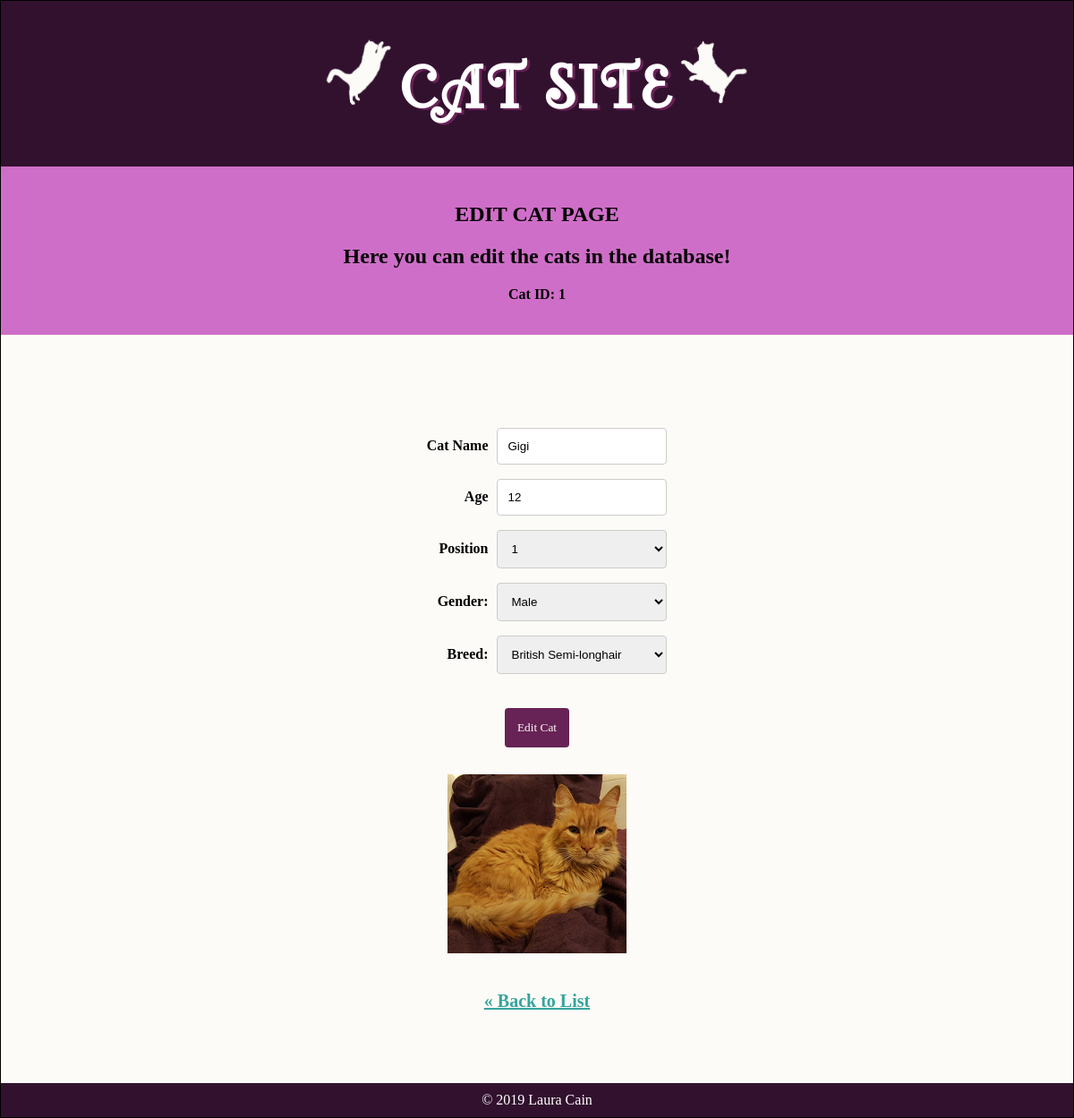
Page /cats/edit.php?id=1 on the committed database.
### tables this page shows
CREATE TABLE `cats` (
  `id` int(11) NOT NULL,
  `cat_name` varchar(255) DEFAULT NULL,
  `position` int(11) DEFAULT NULL,
  `file_path` varchar(255) DEFAULT 'default.jpg',
  `breed_id` int(11) NOT NULL,
  `gender_id` int(11) NOT NULL,
  `age` int(11) DEFAULT NULL
);

### private/functions.php (called while the page is built, shortened)
<?php
function url_for($script_path) {
  if($script_path[0] != '/') {
    $script_path = "/" . $script_path;
  }
  return WWW_ROOT . $script_path;
}
?>

### private/query_functions.php (called while the page is built, shortened)
<?php
function find_all_genders() {
  global $db;
  $sql = "SELECT * FROM genders";
  $result = $db->query($sql);
  return $result;
}
function find_all_breeds() {
  global $db;
  $sql = "SELECT * FROM breeds";
  $result = $db->query($sql);
  return $result;
}
function find_all_cats() {
  global $db;
  $sql = "SELECT * FROM breeds b
  INNER JOIN cats c ON b.breed_id = c.breed_id
  INNER JOIN genders d on c.gender_id = d.gender_id
  ORDER BY c.position asc ";
  $result = $db->query($sql);
  return $result;
}
function find_cat_by_id($id) {
  global $db;
  $sql = "SELECT * FROM cats c INNER JOIN breeds b ON c.breed_id = b.breed_id INNER JOIN genders d on c.gender_id = d.gender_id ";
  $sql .= "WHERE c.id= ' " . mysqli_real_escape_string($db, $id) . " ' ";
  $result = $db->query($sql);
  $cat = mysqli_fetch_assoc($result);
  return $cat;
}
function cat_count() {
  $cat_set = find_all_cats();
  $result = mysqli_num_rows($cat_set);
  return $result;
}
?>

### public/cats/edit.php (the view, shortened to what this page needs)
<?php require_once('../../private/start.php');
$id = $_GET['id'];
if(is_post_request()) {
  $cat = [];
  $cat['id'] = $id;
  $cat['cat_name'] = $_POST['cat_name'] ?? '';
  $cat['position'] = $_POST['position'] ?? '';
  $cat['visible'] = $_POST['visible'] ?? '';
  $cat['breed_id'] = $_POST['breed_id'] ?? '';
  $cat['gender_id'] = $_POST['gender_id'] ?? '';
  $cat['age'] = $_POST['age'] ?? '';
  $result = update_cat($cat);
  if($result === true) {
    redirect_to(url_for('cats/view.php?id=' . $id));
  }
} else {
  $cat = find_cat_by_id($id);
}
$cat_count = cat_count();
?>
<?php include(SHARED_PATH . '/header.php'); ?>
<div class="intro">
  <div class="content-wrap">
    <h2>EDIT CAT PAGE</h2>
    <h2>Here you can edit the cats in the database!</h2>
    <p><?php echo "Cat ID: "; echo htmlspecialchars($id); ?></p>
  </div>
</div>
<div class="main-section">
  <div class="content-wrap">
    <form id="edit_cat_form"  name="edit_cat_form" action="<?php echo url_for('cats/edit.php?id=' . htmlspecialchars(urlencode($id)));?>" method="post">
      <div>
        <label for="cat_name">Cat Name</label>
        <input type="text" id="cat_name" name="cat_name" value="<?php echo htmlspecialchars($cat['cat_name']); ?>"><br>
      </div>
      <div>
        <label for="age">Age</label>
        <input type="text" id="age" name="age" value="<?php echo htmlspecialchars($cat['age']); ?>"><br>
      </div>
      <div>
        <label for ="position">Position</label>
        <select id="position" name="position">
          <?php
          for($i=1; $i <= $cat_count; $i++) {
            echo "<option value=\"{$i}\"";
            if($cat["position"] == $i) {
              echo " selected";
            }
            echo ">{$i}</option>";
          }
          ?>
        </select><br>
      </div>
      <div>
        <label for ="gender">Gender: </label>
        <select name="gender_id">
          <?php
          $gender_set = find_all_genders();
          while($gender = mysqli_fetch_assoc($gender_set)) {
            echo "<option value=\"" . htmlspecialchars($gender['gender_id']) . "\"";
            if($cat["gender_id"] == $gender['gender_id']) {
              echo " selected";
            }
            echo ">" . htmlspecialchars($gender['gender_name']) . "</option>";
          }
          ?>
        </select><br>
      </div>
      <div>
        <label for ="breed">Breed: </label>
        <select name="breed_id">
          <?php
          $breeds_set = find_all_breeds();
          while($breed = mysqli_fetch_assoc($breeds_set)) {
            echo "<option value=\"" . htmlspecialchars($breed['breed_id']) . "\"";
            if($cat["breed_id"] == $breed['breed_id']) {
              echo " selected";
            }
            echo ">" . htmlspecialchars($breed['breed_name']) . "</option>";
          }
          ?>
        </select><br>
      </div>
      <div>
        <input type="submit" value="Edit Cat">
      </div>
    </form>
    <img class="cat-img" src="<?php echo url_for('/images/' . $cat['file_path']); ?>  " ><br><br>
    <div class="back-link">
      <a href="<?php echo url_for('/index.php');?>">&laquo; Back to List</a>
    </div>
  </div>
</div>
<?php include(SHARED_PATH . '/footer.php'); ?>

### public/stylesheets/styles.css (style rules this page uses)
body { border: 1px solid black; font-family: 'Calisto MT', serif; text-align: center; margin: 0 auto; }
p { font-weight: bold; }
.content-wrap { width: 950px; margin: 0 auto; }
.intro { background: #CF6EC8; text-align: center; padding: 20px; margin: 0 auto; }
.main-section { background: #FCFBF7; padding: 80px; }
a { color: #37A49D; font-weight: bold; }
.back-link a { font-size: 20px; font-weight: bold; color: #37A49D; }
input[type=text], select { width: 20%; padding: 12px; margin: 8px 0; display: inline-block; border: 1px solid #ccc; border-radius: 4px; box-sizing: border-box; }
label { font-weight: bold; display: inline-block; width: 90px; text-align: right; padding-right: 5px; }
input[type=submit] { background-color: #672256; color: #FCFBF7; padding: 14px; margin: 8px 0; border: none; border-radius: 4px; cursor: pointer; font-family: 'Calisto MT'; text-align: center; margin-top: 30px; margin-bottom: 10px; }
.cat-img { width: 200px; padding: 20px; }

### rows in the picture
cats: cat_name "Gigi", age "12", position "1", file_path (picture)

### other values in the picture
$id "1"
form field gender_id "Male"
form field breed_id "British Semi-longhair"
